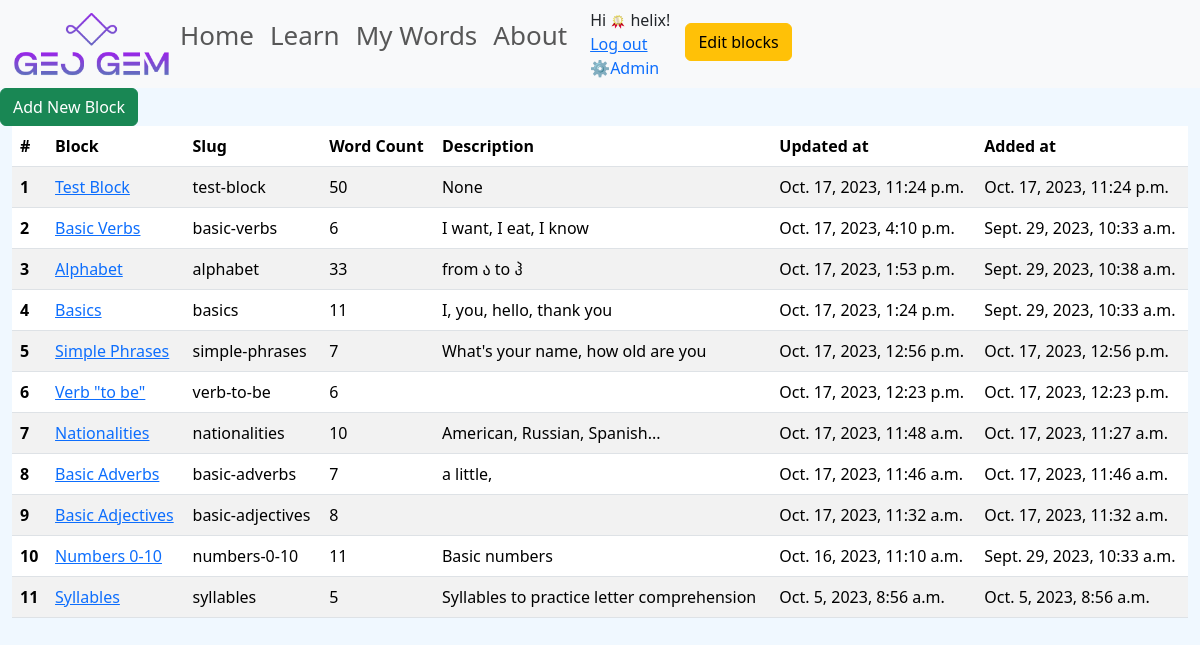
The page /learn/blocks_table/ (signed in) on the database its author committed.
### accounts/models.py (models this page shows, shortened)
class CustomUser(AbstractUser):
    is_premium = models.BooleanField(
        default=False,
        help_text='Designates whether the user is a premium user.'
    )
    is_active = models.BooleanField(default=False)

### word_bank/models.py (models this page shows, shortened)
class Block(models.Model):
    name = models.CharField(max_length=100)
    slug = models.SlugField(unique=True, blank=True, null=True)
    description = models.TextField(blank=True, null=True)
    theory = models.TextField(blank=True, null=True)
    added_at = models.DateTimeField(auto_now_add=True)
    updated_at = models.DateTimeField(auto_now=True)

### word_bank/views.py (the view)
# urls.py: path('blocks_table/', EditBlocksView.as_view(), name='blocks_table'),
@method_decorator(staff_member_required, name='dispatch')
class EditBlocksView(View):
    template_name = 'word_bank/blocks_table.html'
    model = Block
    def get(self, request):
        blocks = Block.objects.all().order_by('-updated_at')
        for block in blocks:
            block.word_count = WordInfo.objects.filter(blocks=block).count()
        context = {
            'blocks': blocks
        }
        return render(request, self.template_name, context=context)

### word_bank/utils.py (called while the page is built)
def staff_member_required(view_func):
    decorated_view_func = user_passes_test(
        lambda u: u.is_active and u.is_staff,
        login_url=reverse_lazy('login')
    )
    return decorated_view_func(view_func)

### templates/word_bank/blocks_table.html
{% extends "base.html" %}
{% block content %}
<a type="button" class="btn btn-success" href="/admin/word_bank/block/add/">Add New Block</a>
<div class="container-fluid">
    <table class="table table-hover table-striped">
        <thead>
          <tr>
            <th scope="col">#</th>
            <th scope="col">Block</th>
            <th scope="col">Slug</th>
            <th scope="col">Word Count</th>
            <th scope="col">Description</th>
            <th scope="col">Updated at</th>
            <th scope="col">Added at</th>
          </tr>
        </thead>
        <tbody>
        {% for block in blocks %}
            <tr>
                <th scope="row">{{ forloop.counter }}</th>
                <td><a href="{% url 'block_edit' slug=block.slug %}">{{ block.name }}</a></td>
                <td>{{ block.slug }}</td>
                <td>{{ block.word_count }}</td>
                <td>{{ block.description }}</td>
                <td>{{ block.updated_at }}</td>
                <td>{{ block.added_at }}</td>
            </tr>
        {% endfor %}
        </tbody>
      </table>
</div>
{% endblock %}

### templates/base.html (shortened to what this page needs)
{% load static %}
{% load i18n %}
<!doctype html>
<html lang="en">
  <head>
    <link href="https://cdn.jsdelivr.net/npm/bootstrap@5.3.2/dist/css/bootstrap.min.css" rel="stylesheet">
    <link rel="stylesheet" href="{% static 'css/style.css' %}">
  </head>
  <body>
    <nav class="navbar navbar-expand-lg navbar-light bg-light">
      <div class="container-fluid">
        <a class="nav-link" aria-current="page" href="{% url 'learn' %}"><img class="logo" src="{% static 'images/logo.png' %}" alt="logo"></a>
        <div class="collapse navbar-collapse" id="navbarNavDropdown">
          <ul class="navbar-nav">
            <li class="nav-item">
              <a class="nav-link" href="{% url 'home' %}">Home</a>
            </li>
            <li class="nav-item">
              <a class="nav-link" href="{% url 'learn' %}">Learn</a>
            </li>
            <li class="nav-item">
              <a class="nav-link" href="{% url 'user_words' %}">My Words</a>
            </li>
            <li class="nav-item">
              <a class="nav-link" href="#">About</a>
            </li>
            <li>
              <div class="user_authentication" style="margin-left: 15px;">
                {% if user.is_authenticated %}
                {% trans "Hi" %} {% if user.is_premium %}<img style="max-width: 16px" src="{% static 'images/badges/badge_premium.png' %}" alt="premium_badge">{% endif %}
                {{ user.username }}!
                <br>
                <form id="logout-form" method="post">
                  <a href="{% url 'logout' %}">{% trans "Log out" %}</a>
                </form>
                {% if user.is_staff %}
                <a href="/admin/" style="text-decoration: none;">&#9881;{% trans "Admin" %}</a>
                {% endif %}
                {% else %}
                <div class="login_register" style="margin-top: 8px;">
                  <a href="{% url 'login' %}">{% trans "Login" %}</a>
                  ·
                  <a href="{% url 'signup' %}">{% trans "Register" %}</a>
                </div>
                {% endif %}
            </li>
            {% if user.is_staff %}
              <li>
                <div class="edit-blocks" style="margin: 15px;">
                  <a class="btn btn-warning" href="{% url 'blocks_table' %}">Edit blocks</a>
                </div>
              </li>
            {% endif %}
          </ul>
        </div>
      </div>
    </nav>
    {% block content %}
    {% endblock %}
</body>
</html>

### static/css/style.css (style rules this page uses)
body { background-color: aliceblue; }
.logo { width: 160px; }
.nav-item { font-size: 26px; }

### rows shown on the page
CustomUser: username "helix"
Block: name "Test Block", slug "test-block", word_count "50", description "None", updated_at "Oct. 17, 2023, 11:24 p.m.", added_at "Oct. 17, 2023, 11:24 p.m."
Block: name "Basic Verbs", slug "basic-verbs", word_count "6", description "I want, I eat, I know", updated_at "Oct. 17, 2023, 4:10 p.m.", added_at "Sept. 29, 2023, 10:33 a.m."
Block: name "Alphabet", slug "alphabet", word_count "33", description "from ა to ჰ", updated_at "Oct. 17, 2023, 1:53 p.m.", added_at "Sept. 29, 2023, 10:38 a.m."
Block: name "Basics", slug "basics", word_count "11", description "I, you, hello, thank you", updated_at "Oct. 17, 2023, 1:24 p.m.", added_at "Sept. 29, 2023, 10:33 a.m."
Block: name "Simple Phrases", slug "simple-phrases", word_count "7", description "What's your name, how old are you", updated_at "Oct. 17, 2023, 12:56 p.m.", added_at "Oct. 17, 2023, 12:56 p.m."
Block: name "Verb \"to be\"", slug "verb-to-be", word_count "6", updated_at "Oct. 17, 2023, 12:23 p.m.", added_at "Oct. 17, 2023, 12:23 p.m."
Block: name "Nationalities", slug "nationalities", word_count "10", description "American, Russian, Spanish...", updated_at "Oct. 17, 2023, 11:48 a.m.", added_at "Oct. 17, 2023, 11:27 a.m."
Block: name "Basic Adverbs", slug "basic-adverbs", word_count "7", description "a little,", updated_at "Oct. 17, 2023, 11:46 a.m.", added_at "Oct. 17, 2023, 11:46 a.m."
Block: name "Basic Adjectives", slug "basic-adjectives", word_count "8", updated_at "Oct. 17, 2023, 11:32 a.m.", added_at "Oct. 17, 2023, 11:32 a.m."
Block: name "Numbers 0-10", slug "numbers-0-10", word_count "11", description "Basic numbers", updated_at "Oct. 16, 2023, 11:10 a.m.", added_at "Sept. 29, 2023, 10:33 a.m."
Block: name "Syllables", slug "syllables", word_count "5", description "Syllables to practice letter comprehension", updated_at "Oct. 5, 2023, 8:56 a.m.", added_at "Oct. 5, 2023, 8:56 a.m."
